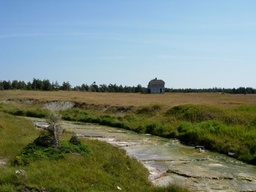
#> input picture Assignment1/test-field.jpg, 256 x 192 px, shrunk from 640 x 480 before the run, found by its file name
$ python assignment2_Harris.py
#> lines starting #> are read from the running program, lines starting #| are printed output that depends on the picture; after the words box and inside, x2 and y2 are one past the last pixel; in counts of white or black regions, pixels touching at a corner belong together
#import necessary libraries
from multiprocessing.sharedctypes import Value
from re import I
from cv2 import line
import numpy as np
import cv2

def sobelx(img):

    sobel = np.zeros([width, height], np.uint8)

    sobel_x_kernel =[[1, 0, -1],
                     [2, 0, -2],
                     [1, 0, -1]
                    ]

    #apply kernel to the image
    for i in range(width):
        for j in range(height):
            sobel[i][j] = applyKernel_bw(sobel_x_kernel, neighborhood_bw(img,3, i, j))

    return sobel

def sobely(img):
    sobel = np.zeros([width, height], np.uint8)

    #Sobel filter for y axis
    # 1 2 1
    # 0 0 0
    # -1 -2 -1
    sobel_y_kernel =[[1, 2, 1],
                     [0, 0, 0],
                     [-1, -2, -1]
                    ]

    #apply kernel to the image
    for i in range(width):
        for j in range(height):
            sobel[i][j] = applyKernel_bw(sobel_y_kernel, neighborhood_bw(img,3,i,j))

    return sobel

# how to apply kernel for NxN neighbourhood
# [20 lines left out: function applyKernel, not called in this run]

# how to apply kernel for NxN neighbourhood
def applyKernel_bw(kernel, target):

    res = [[kernel[i][j] * target[i][j] for i in range(len(kernel))] for j in range(len(kernel[0]))]
    sum = 0
    for i in range(len(res)):
        for j in range(len(res[0])):
            sum += res[i][j]

    #floor and ceiling of values before returning sum
    if sum > 255:
        sum = 255
    else:
        if sum < 0:
            sum = 0

    #round to an integer before returning
    return int(round(sum))

# simple helper method for multiplying two rgb vectors:
# a1 * b1
# a2 * b2
# a3 * b3
# [5 lines left out: function multRgb, not called in this run]

# simple helper method for adding two rgb vectors:
# a1 + b1
# a2 + b2
# a3 + b3
def addRgb(vec1, vec2):

        return [vec1[i]+vec2[i] for i in range(len(vec1))]

#function for creating a gaussian kernel for part 2B and 2C
# source: https://numpy.org/doc/stable/reference/random/generated/numpy.random.multivariate_normal.html
# [32 lines left out: functions createGaussKernel, createGaussKernel_bw, neighborhood, not called in this run]

def neighborhood_bw(src, size, row, col):
    radius = int((size-1)/2)

    return [[src[i][j] if  i >= 0 and i < width and j >= 0 and j < height else 0
                for j in range(col-1-radius, col+radius)]
                    for i in range(row-1-radius, row+radius)]

def part2a_HarrisCornerDetection(thresh, k=0.05):

    res = np.zeros([width, height])

    #compute gradients after smooothing
    bw_blur = cv2.GaussianBlur(bw_image, (3,3), 0, 0, cv2.BORDER_DEFAULT)
    sobel_x = sobelx(bw_blur)
    sobel_y = sobely(bw_blur)

    #compute multiplication and then smooth with gaussian
    sobel_xx = cv2.GaussianBlur(sobel_x*sobel_x, (3,3), 0, 0, cv2.BORDER_DEFAULT)
    sobel_yy = cv2.GaussianBlur(sobel_y*sobel_y, (3,3), 0, 0, cv2.BORDER_DEFAULT)
    sobel_xy = cv2.GaussianBlur(sobel_x*sobel_y, (3,3), 0, 0, cv2.BORDER_DEFAULT)

    #compute Harris matrix for 3x3 neighbourhood
    for index, value in np.ndenumerate(image):
        row = index[0]
        col = index[1]

        #compute sums of components using list comprehension
        axx = neighborhood_bw(sobel_xx,3,row,col)
        axx = sum(sum(axx,[]))

        axy = neighborhood_bw(sobel_xy,3,row,col)
        axy = sum(sum(axy,[]))

        ayy = neighborhood_bw(sobel_yy,3,row,col)
        ayy = sum(sum(ayy,[]))

        #combine to form the Harris matrix and compute the corner response.
        harris = np.array([[axx, axy], [axy, ayy]])
        corner_response = np.linalg.det(harris) - k*np.square((np.matrix.trace(harris)))

        #threshold and save
        if (corner_response > thresh):
            res[row][col] = corner_response

    #normalize before returning result:

    res = cv2.normalize(res, )
    return sobel_x, sobel_y, sobel_xy, res

def part2d_cv_DrawKeyPoints():

    return

def part3a_MatchDescriptors():
    return

def part3b_DisplayKeypoints():
    return

def part3c_DisplayMatchedKeypoints():
    return

def part4_ApplySobel():
    return

def part5a_DescribeFeatures_ContrastInvariant():
    return

def part5b_AdaptiveNon_MaxSuppression():
    return

#global variables
imagepath= "test-field.jpg"
image = cv2.imread(imagepath)
#> image is the input picture: shape (192, 256, 3); mean B, G, R 126.7, 136.7, 122
width, height, channels = image.shape
#> width = 192; height = 256; channels = 3
bw_image = cv2.cvtColor(image, cv2.COLOR_BGR2GRAY)

#variables part 1a
lowerThresh = 120
upperThresh = 180
edge_map = cv2.Canny(image, lowerThresh,upperThresh)
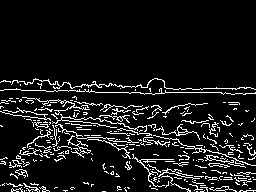
#> edge_map: shape (192, 256); 9.4% white in thin lines or dots, all inside (x1, y1, x2, y2) = (0, 78, 256, 192)

print("Hello welcome to COMP-6341 Assignment 2 by Iymen Abdella, Student ID: 40218280. March 1st 2022!", end="\n")

print("\n --------------------- Part 2 A ------------------------- \n", end="\n")
Ix, Iy, Ixy, res =  part2a_HarrisCornerDetection(thresh=1000)
#> in part2a_HarrisCornerDetection, `bw_blur = cv2.GaussianBlur(bw_image, (3,3), 0, 0, cv2.BORDER_DEFAULT)`:
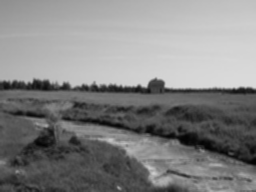
#> bw_blur: shape (192, 256); min 3, max 218, mean 131.2
#> the loop in sobelx, `for i in range(width):` made 192 passes
#> after the loop in sobelx, `for i in range(width):`:
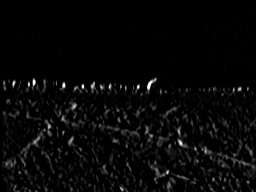
#> sobel: shape (192, 256); min 0, max 255, mean 7.4
#> after the loop in sobely, `for i in range(width):`:
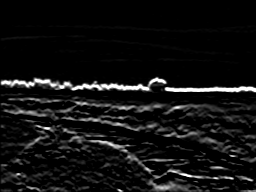
#> sobel: shape (192, 256); min 0, max 255, mean 17.7
#> in part2a_HarrisCornerDetection, `sobel_yy = cv2.GaussianBlur(sobel_y*sobel_y, (3,3), 0, 0, cv2.BORDER_D..`:
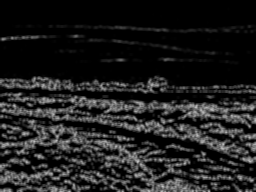
#> sobel_yy: shape (192, 256); min 0, max 195, mean 31
#> in part2a_HarrisCornerDetection, `sobel_xy = cv2.GaussianBlur(sobel_x*sobel_y, (3,3), 0, 0, cv2.BORDER_D..`:
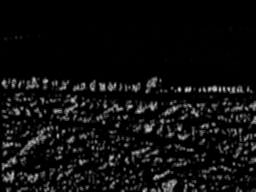
#> sobel_xy: shape (192, 256); min 0, max 211, mean 14.9
#> the loop in part2a_HarrisCornerDetection, `for index, value in np.ndenumerate(image):` made 147456 passes
#> (index, value) on passes 1 to 3: ((0, 0, 0), 206), ((0, 0, 1), 149), ((0, 0, 2), 104)
#> after the loop in part2a_HarrisCornerDetection, `for index, value in np.ndenumerate(image):`:
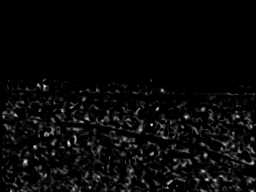
#> res: shape (192, 256) float64; min 0, max 637492.5, mean 22519.1; drawn with min black and max white
#> (the run stopped early here; a loop or call above may not have finished)

$ run again, with Assignment1/santorini.jpeg copied over Assignment1/test-field.jpg
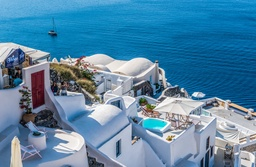
#> input picture Assignment1/santorini.jpeg, 256 x 167 px, shrunk from 3442 x 2250 before the run, found by its file name
#> image is the input picture: shape (167, 256, 3); mean B, G, R 165.8, 134.5, 85.4
#> edge_map: shape (167, 256); 14.1% white in thin lines or dots
#> in part2a_HarrisCornerDetection, `bw_blur = cv2.GaussianBlur(bw_image, (3,3), 0, 0, cv2.BORDER_DEFAULT)`:
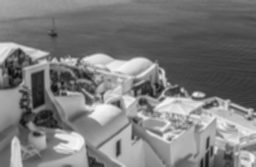
#> bw_blur: shape (167, 256); min 12, max 247, mean 123.4
#> the loop in sobelx, `for i in range(width):` made 167 passes
#> the loop in part2a_HarrisCornerDetection, `for index, value in np.ndenumerate(image):` made 128256 passes
#> (index, value) on passes 1 to 3: ((0, 0, 0), 231), ((0, 0, 1), 191), ((0, 0, 2), 126)
#> after the loop in part2a_HarrisCornerDetection, `for index, value in np.ndenumerate(image):`:
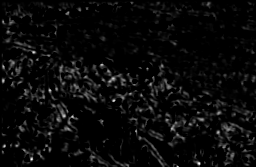
#> res: shape (167, 256) float64; min 0, max 625439.2, mean 25309.5; drawn with min black and max white
